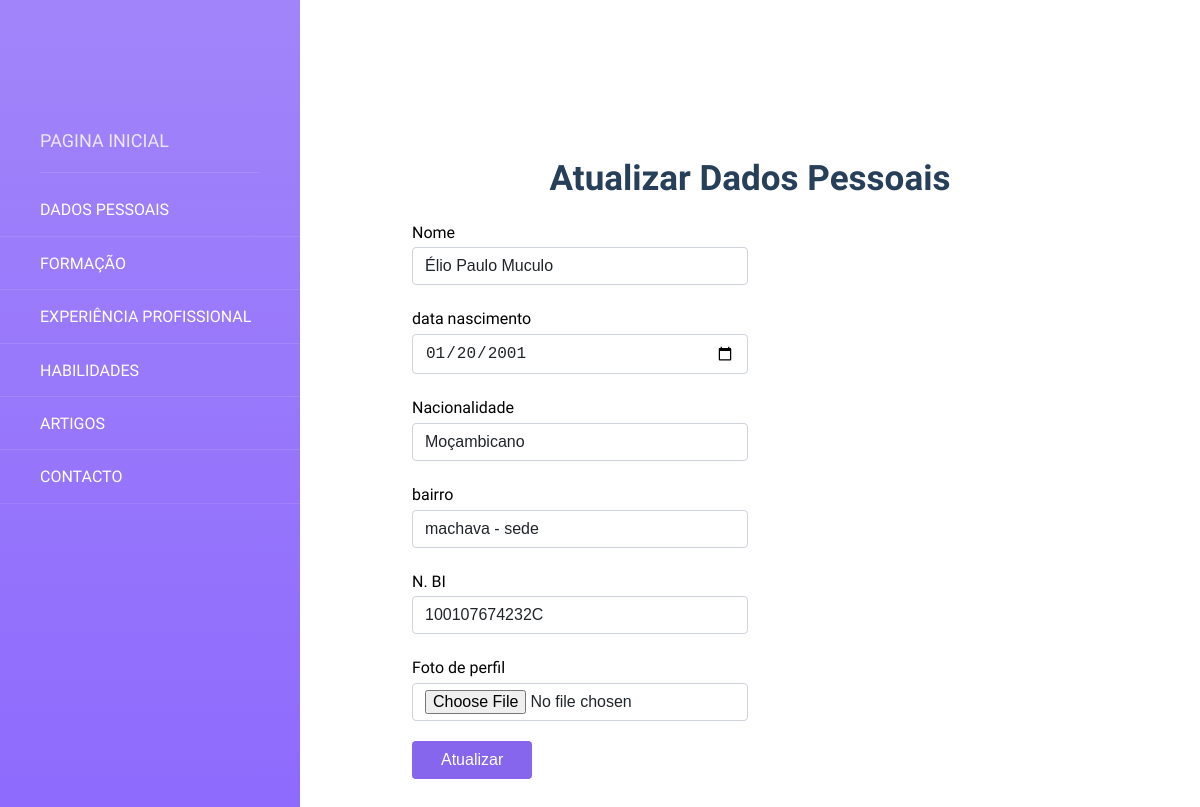
The page /pages/add_dados.php on the database its author committed.
### tables this page shows
CREATE TABLE `dados_pessoais` (
  `id` int(11) NOT NULL,
  `nome` varchar(100) DEFAULT NULL,
  `data_nascimento` date DEFAULT NULL,
  `nacionalidade` varchar(100) DEFAULT NULL,
  `bairro` varchar(100) DEFAULT NULL,
  `nr_BI` varchar(25) DEFAULT NULL,
  `foto_perfil` varchar(100) DEFAULT NULL,
  `descricao` text DEFAULT NULL
);

### config/DB.php (called while the page is built, shortened)
<?php
try {
    $conection = new PDO ('mysql:host='.HOST.'; dbname='.DATABASE, USER, PASS);
} catch (Exception $e) {
    echo $e->getMessage();
}
function read($sql = '', $input = []) :array {
    global $conection;
    $stmt  = $conection->prepare($sql);
    $stmt->execute($input);
    return $stmt->fetchAll(PDO::FETCH_ASSOC);
}

### pages/add_dados.php (the view, shortened to what this page needs)
<?php
include_once __DIR__ . "/header.php";
require_once __DIR__ . "/../config/DB.php";
$dados_pessoais = read("SELECT * FROM dados_pessoais WHERE id = :id", ['id' => 1]);
?>
<div class="content">
    <h2 class="page-section__title">Atualizar Dados Pessoais</h2>
    <form  action="./../config/admin_crud/add_dados.php" class="mt-3" method="POST" enctype="multipart/form-data">
        <div class="row">
            <div class="form-group col-6">
                <label for="nome">Nome</label>
                <input type="text" name="nome" class="campo" id="nome" value="<?= $dados_pessoais[0]['nome'] ?>">
            </div>
            <div class="form-group col-6 mt-3">
                <label for="dataNasc">data nascimento</label>
                <input type="date" name="dataNasc" class="campo" id="dataNasc" value="<?=$dados_pessoais[0]['data_nascimento']?>">
            </div>
        </div>
        <div class="form-group mt-3 col-6">
            <label for="inputAddress">Nacionalidade</label>
            <input type="text" name="nacionalidade" class="campo"  value="<?= $dados_pessoais[0]['nacionalidade'] ?>">
        </div>
        <div class="form-row row mt-3">
            <div class="form-group col-6">
                <label >bairro</label>
                <input type="text" name="bairro" class="campo"  value="<?= $dados_pessoais[0]['bairro'] ?>">
            </div>
            <div class="form-group col-6 mt-3">
                <label >N. BI</label>
                <input type="text" name="nr_bi" class="campo"  value="<?= $dados_pessoais[0]['nr_BI'] ?>">
            </div>
        </div>
        <div class="form-group mt-3 col-6">
            <label for="">Foto de perfil</label>
            <input type="file" name="foto"  class="campo"  value="<?= $dados_pessoais[0]['foto_perfil'] ?>">
        </div>
        <button type="submit" class="btn mt-3 form-group">Atualizar</button>
    </form>
</div>
</body>
</html>

### css/styles.css (style rules this page uses)
* { box-sizing: border-box; }
body { font-family: "Roboto", sans-serif; line-height: 1.8; }
html,body { width: 100%; height: 100%; margin: 0px; padding: 0px; overflow-x: hidden; }
h1, h2, h3, h4 { line-height: 1.1; margin-top: 10px; margin-bottom: 10px; }
.row { display: flex; flex-wrap: wrap; }
.page-section__title { font-size: 35px; color: #273f59; text-align: center; font-weight: bold; }
label { display: inline-block; }
.content { width: 100%; margin: 150px 100px; }
.mt-3 { margin-top: 20px !important; }
.col-6 { width: 48%; }
.campo { display: block; width: 100%; padding: 0.375rem 0.75rem; font-size: 1rem; font-weight: 400; line-height: 1.5; color: #212529; background-color: #fff; background-clip: padding-box; border: 1px solid #ced4da; border-radius: 0.25rem; transition: border-color 0.15s ease-in-out, box-shadow 0.15s ease-in-out; }
.form-group { margin: 0 .75rem; }
.campo[type=file] { overflow: hidden; }
.campo[type=file]:not(:disabled):not([readonly]) { cursor: pointer; }
.btn { display: inline-block; font-weight: 400; line-height: 1.5; color: #ffffff; text-align: center; text-decoration: none; vertical-align: middle; cursor: pointer; background-color: rgba(102, 59, 233, 0.779); border: 1px solid transparent; padding: 0.375rem 1.75rem; font-size: 1rem; border-radius: 0.25rem; transition: color 0.15s ease-in-out, background-color 0.15s ease-in-out, border-color 0.15s ease-in-out, box-shadow 0.15s ease-in-out; }

### rows shown on the page
dados_pessoais: nome "Élio Paulo Muculo", dataNasc "01/20/2001", nacionalidade "Moçambicano", bairro "machava - sede", nr_bi "100107674232C"
